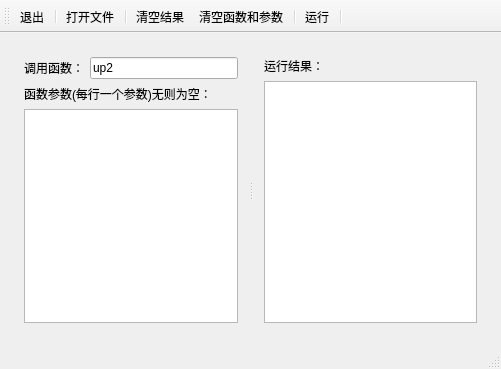
<?xml version="1.0" encoding="UTF-8"?>
<ui version="4.0">
 <class>MainWindow</class>
 <widget class="QMainWindow" name="MainWindow">
  <property name="geometry">
   <rect>
    <x>0</x>
    <y>0</y>
    <width>501</width>
    <height>369</height>
   </rect>
  </property>
  <property name="windowTitle">
   <string>MainWindow</string>
  </property>
  <widget class="QWidget" name="centralWidget">
   <layout class="QGridLayout" name="gridLayout_3">
    <property name="leftMargin">
     <number>2</number>
    </property>
    <property name="topMargin">
     <number>2</number>
    </property>
    <property name="rightMargin">
     <number>2</number>
    </property>
    <property name="bottomMargin">
     <number>2</number>
    </property>
    <property name="spacing">
     <number>2</number>
    </property>
    <item row="0" column="0">
     <widget class="QStackedWidget" name="stackedWidget">
      <property name="currentIndex">
       <number>1</number>
      </property>
      <widget class="QWidget" name="page_JS_Edit">
       <layout class="QGridLayout" name="gridLayout_2">
        <property name="leftMargin">
         <number>2</number>
        </property>
        <property name="topMargin">
         <number>2</number>
        </property>
        <property name="rightMargin">
         <number>2</number>
        </property>
        <property name="bottomMargin">
         <number>2</number>
        </property>
        <property name="spacing">
         <number>2</number>
        </property>
        <item row="0" column="0">
         <layout class="QVBoxLayout" name="verticalLayout_2">
          <item>
           <widget class="QTextEdit" name="textEdit_EditJS"/>
          </item>
          <item>
           <layout class="QHBoxLayout" name="horizontalLayout_2">
            <item>
             <spacer name="horizontalSpacer_2">
              <property name="orientation">
               <enum>Qt::Horizontal</enum>
              </property>
              <property name="sizeHint" stdset="0">
               <size>
                <width>40</width>
                <height>20</height>
               </size>
              </property>
             </spacer>
            </item>
            <item>
             <widget class="QPushButton" name="pushButton_Save">
              <property name="text">
               <string>保 存</string>
              </property>
             </widget>
            </item>
           </layout>
          </item>
         </layout>
        </item>
       </layout>
      </widget>
      <widget class="QWidget" name="page_JS_Run">
       <layout class="QGridLayout" name="gridLayout">
        <item row="0" column="0">
         <layout class="QVBoxLayout" name="verticalLayout_4">
          <item>
           <widget class="QSplitter" name="splitter">
            <property name="orientation">
             <enum>Qt::Horizontal</enum>
            </property>
            <widget class="QWidget" name="layoutWidget">
             <layout class="QVBoxLayout" name="verticalLayout">
              <item>
               <layout class="QHBoxLayout" name="horizontalLayout_3">
                <item>
                 <widget class="QLabel" name="label">
                  <property name="text">
                   <string>调用函数：</string>
                  </property>
                 </widget>
                </item>
                <item>
                 <widget class="QLineEdit" name="lineEdit_Fun">
                  <property name="text">
                   <string>up2</string>
                  </property>
                 </widget>
                </item>
               </layout>
              </item>
              <item>
               <widget class="QLabel" name="label_2">
                <property name="text">
                 <string>函数参数(每行一个参数)无则为空：</string>
                </property>
               </widget>
              </item>
              <item>
               <widget class="QTextEdit" name="textEdit_Args"/>
              </item>
             </layout>
            </widget>
            <widget class="QWidget" name="layoutWidget">
             <layout class="QVBoxLayout" name="verticalLayout_3">
              <item>
               <widget class="QLabel" name="label_3">
                <property name="text">
                 <string>运行结果：</string>
                </property>
               </widget>
              </item>
              <item>
               <widget class="QTextEdit" name="textEdit_RS">
                <property name="readOnly">
                 <bool>true</bool>
                </property>
               </widget>
              </item>
             </layout>
            </widget>
           </widget>
          </item>
         </layout>
        </item>
       </layout>
      </widget>
     </widget>
    </item>
   </layout>
  </widget>
  <widget class="QMenuBar" name="menuBar">
   <property name="geometry">
    <rect>
     <x>0</x>
     <y>0</y>
     <width>501</width>
     <height>23</height>
    </rect>
   </property>
  </widget>
  <widget class="QToolBar" name="mainToolBar">
   <attribute name="toolBarArea">
    <enum>TopToolBarArea</enum>
   </attribute>
   <attribute name="toolBarBreak">
    <bool>false</bool>
   </attribute>
   <addaction name="action_Exit"/>
   <addaction name="separator"/>
   <addaction name="act_Open"/>
   <addaction name="separator"/>
   <addaction name="action_RS"/>
   <addaction name="action_FunArgs"/>
   <addaction name="separator"/>
   <addaction name="action_Run"/>
   <addaction name="separator"/>
  </widget>
  <widget class="QStatusBar" name="statusBar"/>
  <action name="act_Open">
   <property name="text">
    <string>打开文件</string>
   </property>
  </action>
  <action name="action_Run">
   <property name="text">
    <string>运行</string>
   </property>
  </action>
  <action name="action_FunArgs">
   <property name="text">
    <string>清空函数和参数</string>
   </property>
  </action>
  <action name="action_RS">
   <property name="text">
    <string>清空结果</string>
   </property>
  </action>
  <action name="action_Exit">
   <property name="text">
    <string>退出</string>
   </property>
  </action>
 </widget>
 <layoutdefault spacing="6" margin="11"/>
 <resources/>
 <connections/>
</ui>
